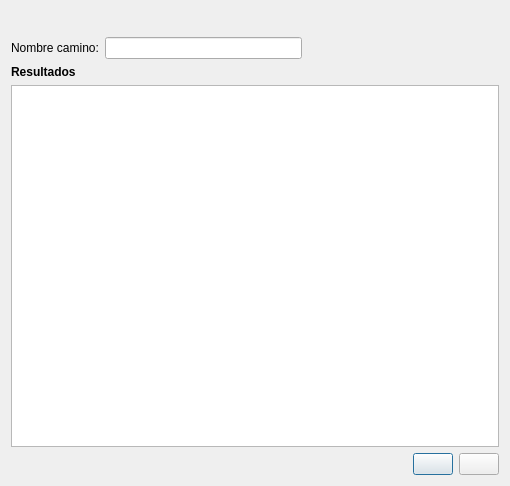
<?xml version="1.0" encoding="UTF-8"?>
<ui version="4.0">
 <class>SigCaceresDialogBase</class>
 <widget class="QDialog" name="SigCaceresDialogBase">
  <property name="geometry">
   <rect>
    <x>0</x>
    <y>0</y>
    <width>510</width>
    <height>486</height>
   </rect>
  </property>
  <property name="windowTitle">
   <string>Búsqueda Caminos</string>
  </property>
  <layout class="QVBoxLayout" name="verticalLayout">
   <item>
    <layout class="QHBoxLayout" name="horizontalLayout">
     <item>
      <widget class="QLabel" name="label_iconsig">
       <property name="maximumSize">
        <size>
         <width>100</width>
         <height>50</height>
        </size>
       </property>
       <property name="text">
        <string/>
       </property>
       <property name="pixmap">
        <pixmap>../../iconos/logo-sig.png</pixmap>
       </property>
       <property name="scaledContents">
        <bool>true</bool>
       </property>
      </widget>
     </item>
     <item>
      <spacer name="horizontalSpacer">
       <property name="orientation">
        <enum>Qt::Horizontal</enum>
       </property>
       <property name="sizeHint" stdset="0">
        <size>
         <width>40</width>
         <height>20</height>
        </size>
       </property>
      </spacer>
     </item>
     <item>
      <widget class="QLabel" name="label_iconayto">
       <property name="maximumSize">
        <size>
         <width>130</width>
         <height>50</height>
        </size>
       </property>
       <property name="text">
        <string/>
       </property>
       <property name="pixmap">
        <pixmap>../../iconos/logo-ayto.png</pixmap>
       </property>
       <property name="scaledContents">
        <bool>true</bool>
       </property>
      </widget>
     </item>
    </layout>
   </item>
   <item>
    <layout class="QHBoxLayout" name="horizontalLayout_2">
     <item>
      <widget class="QLabel" name="label_3">
       <property name="text">
        <string>Nombre camino:</string>
       </property>
      </widget>
     </item>
     <item>
      <widget class="QLineEdit" name="lineEdit_camino">
       <property name="toolTip">
        <string>Nombre camino</string>
       </property>
      </widget>
     </item>
     <item>
      <spacer name="horizontalSpacer_3">
       <property name="orientation">
        <enum>Qt::Horizontal</enum>
       </property>
       <property name="sizeHint" stdset="0">
        <size>
         <width>40</width>
         <height>20</height>
        </size>
       </property>
      </spacer>
     </item>
    </layout>
   </item>
   <item>
    <layout class="QVBoxLayout" name="verticalLayout_2">
     <item>
      <widget class="QLabel" name="label_4">
       <property name="font">
        <font>
         <weight>75</weight>
         <bold>true</bold>
        </font>
       </property>
       <property name="text">
        <string>Resultados</string>
       </property>
      </widget>
     </item>
     <item>
      <widget class="QTableWidget" name="tableWidget"/>
     </item>
    </layout>
   </item>
   <item>
    <layout class="QHBoxLayout" name="horizontalLayout_5">
     <property name="topMargin">
      <number>0</number>
     </property>
     <item>
      <spacer name="horizontalSpacer_2">
       <property name="orientation">
        <enum>Qt::Horizontal</enum>
       </property>
       <property name="sizeHint" stdset="0">
        <size>
         <width>40</width>
         <height>20</height>
        </size>
       </property>
      </spacer>
     </item>
     <item>
      <widget class="QPushButton" name="pushButton_zoom">
       <property name="toolTip">
        <string>Zoom </string>
       </property>
       <property name="text">
        <string/>
       </property>
       <property name="icon">
        <iconset>
         <normaloff>../../iconos/zoom.png</normaloff>../../iconos/zoom.png</iconset>
       </property>
       <property name="iconSize">
        <size>
         <width>30</width>
         <height>30</height>
        </size>
       </property>
      </widget>
     </item>
     <item>
      <widget class="QPushButton" name="pushButton_clean">
       <property name="toolTip">
        <string>Limpiar</string>
       </property>
       <property name="text">
        <string/>
       </property>
       <property name="icon">
        <iconset>
         <normaloff>../../iconos/clean.png</normaloff>../../iconos/clean.png</iconset>
       </property>
       <property name="iconSize">
        <size>
         <width>30</width>
         <height>30</height>
        </size>
       </property>
      </widget>
     </item>
    </layout>
   </item>
  </layout>
 </widget>
 <resources/>
 <connections/>
</ui>
